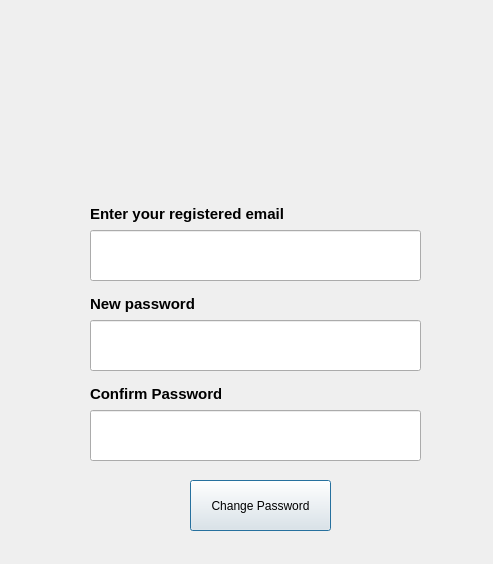
<?xml version="1.0" encoding="UTF-8"?>
<ui version="4.0">
 <class>forgotPassword</class>
 <widget class="QDialog" name="forgotPassword">
  <property name="geometry">
   <rect>
    <x>0</x>
    <y>0</y>
    <width>493</width>
    <height>564</height>
   </rect>
  </property>
  <property name="windowTitle">
   <string>Forgot Password</string>
  </property>
  <widget class="QLabel" name="logo">
   <property name="geometry">
    <rect>
     <x>170</x>
     <y>30</y>
     <width>161</width>
     <height>161</height>
    </rect>
   </property>
   <property name="text">
    <string/>
   </property>
   <property name="pixmap">
    <pixmap>logo.png</pixmap>
   </property>
   <property name="scaledContents">
    <bool>true</bool>
   </property>
  </widget>
  <widget class="QLabel" name="label_5">
   <property name="geometry">
    <rect>
     <x>90</x>
     <y>280</y>
     <width>111</width>
     <height>47</height>
    </rect>
   </property>
   <property name="font">
    <font>
     <pointsize>11</pointsize>
     <bold>true</bold>
    </font>
   </property>
   <property name="text">
    <string>New password</string>
   </property>
  </widget>
  <widget class="QLabel" name="label_3">
   <property name="geometry">
    <rect>
     <x>90</x>
     <y>190</y>
     <width>231</width>
     <height>47</height>
    </rect>
   </property>
   <property name="font">
    <font>
     <pointsize>11</pointsize>
     <bold>true</bold>
    </font>
   </property>
   <property name="text">
    <string>Enter your registered email</string>
   </property>
  </widget>
  <widget class="QLineEdit" name="lineEdit_username_2">
   <property name="geometry">
    <rect>
     <x>90</x>
     <y>230</y>
     <width>331</width>
     <height>51</height>
    </rect>
   </property>
   <property name="font">
    <font>
     <pointsize>11</pointsize>
    </font>
   </property>
   <property name="inputMethodHints">
    <set>Qt::InputMethodHint::ImhEmailCharactersOnly</set>
   </property>
   <property name="maxLength">
    <number>30</number>
   </property>
  </widget>
  <widget class="QLineEdit" name="lineEdit_username_4">
   <property name="geometry">
    <rect>
     <x>90</x>
     <y>320</y>
     <width>331</width>
     <height>51</height>
    </rect>
   </property>
   <property name="font">
    <font>
     <pointsize>11</pointsize>
    </font>
   </property>
   <property name="maxLength">
    <number>25</number>
   </property>
   <property name="echoMode">
    <enum>QLineEdit::EchoMode::Password</enum>
   </property>
  </widget>
  <widget class="QLabel" name="label_6">
   <property name="geometry">
    <rect>
     <x>90</x>
     <y>370</y>
     <width>131</width>
     <height>47</height>
    </rect>
   </property>
   <property name="font">
    <font>
     <pointsize>11</pointsize>
     <bold>true</bold>
    </font>
   </property>
   <property name="text">
    <string>Confirm Password</string>
   </property>
  </widget>
  <widget class="QLineEdit" name="lineEdit_username_5">
   <property name="geometry">
    <rect>
     <x>90</x>
     <y>410</y>
     <width>331</width>
     <height>51</height>
    </rect>
   </property>
   <property name="font">
    <font>
     <pointsize>11</pointsize>
    </font>
   </property>
   <property name="maxLength">
    <number>25</number>
   </property>
   <property name="echoMode">
    <enum>QLineEdit::EchoMode::Password</enum>
   </property>
  </widget>
  <widget class="QPushButton" name="pushButton">
   <property name="geometry">
    <rect>
     <x>190</x>
     <y>480</y>
     <width>141</width>
     <height>51</height>
    </rect>
   </property>
   <property name="text">
    <string>Change Password</string>
   </property>
  </widget>
 </widget>
 <resources/>
 <connections/>
</ui>
